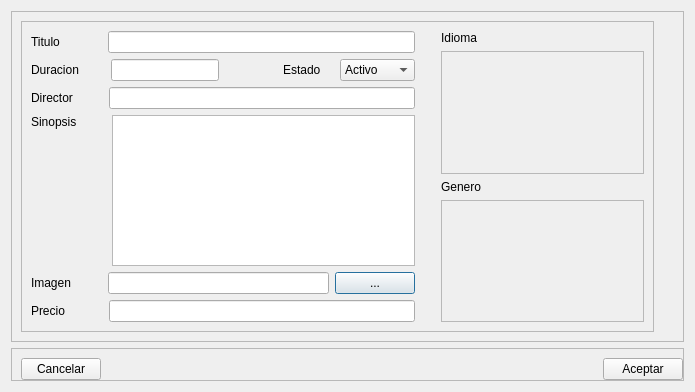
<?xml version="1.0" encoding="UTF-8"?>
<ui version="4.0">
 <class>DialogEditMovie</class>
 <widget class="QDialog" name="DialogEditMovie">
  <property name="geometry">
   <rect>
    <x>0</x>
    <y>0</y>
    <width>695</width>
    <height>392</height>
   </rect>
  </property>
  <property name="windowTitle">
   <string>Editar Pelicula</string>
  </property>
  <layout class="QVBoxLayout" name="verticalLayout">
   <item>
    <widget class="QScrollArea" name="scrollArea">
     <property name="widgetResizable">
      <bool>true</bool>
     </property>
     <widget class="QWidget" name="scrollAreaWidgetContents">
      <property name="geometry">
       <rect>
        <x>0</x>
        <y>0</y>
        <width>675</width>
        <height>334</height>
       </rect>
      </property>
      <layout class="QHBoxLayout" name="horizontalLayout_4">
       <item>
        <layout class="QHBoxLayout" name="horizontalLayout_2">
         <item>
          <widget class="QFrame" name="frame">
           <property name="styleSheet">
            <string notr="true"/>
           </property>
           <property name="frameShape">
            <enum>QFrame::StyledPanel</enum>
           </property>
           <property name="frameShadow">
            <enum>QFrame::Raised</enum>
           </property>
           <layout class="QHBoxLayout" name="horizontalLayout_10">
            <item>
             <layout class="QVBoxLayout" name="verticalLayout_3">
              <item>
               <layout class="QHBoxLayout" name="horizontalLayout_3">
                <item>
                 <widget class="QLabel" name="label">
                  <property name="text">
                   <string>Titulo</string>
                  </property>
                 </widget>
                </item>
                <item>
                 <spacer name="horizontalSpacer_2">
                  <property name="orientation">
                   <enum>Qt::Horizontal</enum>
                  </property>
                  <property name="sizeType">
                   <enum>QSizePolicy::Fixed</enum>
                  </property>
                  <property name="sizeHint" stdset="0">
                   <size>
                    <width>42</width>
                    <height>20</height>
                   </size>
                  </property>
                 </spacer>
                </item>
                <item>
                 <widget class="QLineEdit" name="lineTitle"/>
                </item>
               </layout>
              </item>
              <item>
               <layout class="QHBoxLayout" name="horizontalLayout_5">
                <item>
                 <widget class="QLabel" name="label_2">
                  <property name="text">
                   <string>Duracion</string>
                  </property>
                 </widget>
                </item>
                <item>
                 <spacer name="horizontalSpacer_6">
                  <property name="orientation">
                   <enum>Qt::Horizontal</enum>
                  </property>
                  <property name="sizeType">
                   <enum>QSizePolicy::Fixed</enum>
                  </property>
                  <property name="sizeHint" stdset="0">
                   <size>
                    <width>26</width>
                    <height>20</height>
                   </size>
                  </property>
                 </spacer>
                </item>
                <item>
                 <widget class="QLineEdit" name="lineDuration">
                  <property name="text">
                   <string/>
                  </property>
                 </widget>
                </item>
                <item>
                 <spacer name="horizontalSpacer_4">
                  <property name="orientation">
                   <enum>Qt::Horizontal</enum>
                  </property>
                  <property name="sizeType">
                   <enum>QSizePolicy::Fixed</enum>
                  </property>
                  <property name="sizeHint" stdset="0">
                   <size>
                    <width>58</width>
                    <height>20</height>
                   </size>
                  </property>
                 </spacer>
                </item>
                <item>
                 <widget class="QLabel" name="label_5">
                  <property name="text">
                   <string>Estado</string>
                  </property>
                 </widget>
                </item>
                <item>
                 <spacer name="horizontalSpacer_5">
                  <property name="orientation">
                   <enum>Qt::Horizontal</enum>
                  </property>
                  <property name="sizeType">
                   <enum>QSizePolicy::Fixed</enum>
                  </property>
                  <property name="sizeHint" stdset="0">
                   <size>
                    <width>13</width>
                    <height>20</height>
                   </size>
                  </property>
                 </spacer>
                </item>
                <item>
                 <widget class="QComboBox" name="comboState">
                  <item>
                   <property name="text">
                    <string>Activo</string>
                   </property>
                  </item>
                  <item>
                   <property name="text">
                    <string>Inactivo</string>
                   </property>
                  </item>
                  <item>
                   <property name="text">
                    <string>Proximo</string>
                   </property>
                  </item>
                 </widget>
                </item>
               </layout>
              </item>
              <item>
               <layout class="QHBoxLayout" name="horizontalLayout_6">
                <item>
                 <widget class="QLabel" name="label_3">
                  <property name="text">
                   <string>Director</string>
                  </property>
                 </widget>
                </item>
                <item>
                 <spacer name="horizontalSpacer_3">
                  <property name="orientation">
                   <enum>Qt::Horizontal</enum>
                  </property>
                  <property name="sizeType">
                   <enum>QSizePolicy::Fixed</enum>
                  </property>
                  <property name="sizeHint" stdset="0">
                   <size>
                    <width>30</width>
                    <height>20</height>
                   </size>
                  </property>
                 </spacer>
                </item>
                <item>
                 <widget class="QLineEdit" name="lineDirector"/>
                </item>
               </layout>
              </item>
              <item>
               <layout class="QHBoxLayout" name="horizontalLayout_7">
                <item>
                 <layout class="QVBoxLayout" name="verticalLayout_2">
                  <item>
                   <widget class="QLabel" name="label_4">
                    <property name="text">
                     <string>Sinopsis</string>
                    </property>
                   </widget>
                  </item>
                  <item>
                   <spacer name="verticalSpacer">
                    <property name="orientation">
                     <enum>Qt::Vertical</enum>
                    </property>
                    <property name="sizeHint" stdset="0">
                     <size>
                      <width>20</width>
                      <height>58</height>
                     </size>
                    </property>
                   </spacer>
                  </item>
                 </layout>
                </item>
                <item>
                 <spacer name="horizontalSpacer_7">
                  <property name="orientation">
                   <enum>Qt::Horizontal</enum>
                  </property>
                  <property name="sizeType">
                   <enum>QSizePolicy::Fixed</enum>
                  </property>
                  <property name="sizeHint" stdset="0">
                   <size>
                    <width>29</width>
                    <height>20</height>
                   </size>
                  </property>
                 </spacer>
                </item>
                <item>
                 <widget class="QPlainTextEdit" name="plainSynopsis">
                  <property name="plainText">
                   <string/>
                  </property>
                 </widget>
                </item>
               </layout>
              </item>
              <item>
               <layout class="QHBoxLayout" name="horizontalLayout">
                <item>
                 <widget class="QLabel" name="label_7">
                  <property name="text">
                   <string>Imagen</string>
                  </property>
                 </widget>
                </item>
                <item>
                 <spacer name="horizontalSpacer_8">
                  <property name="orientation">
                   <enum>Qt::Horizontal</enum>
                  </property>
                  <property name="sizeType">
                   <enum>QSizePolicy::Fixed</enum>
                  </property>
                  <property name="sizeHint" stdset="0">
                   <size>
                    <width>31</width>
                    <height>20</height>
                   </size>
                  </property>
                 </spacer>
                </item>
                <item>
                 <widget class="QLineEdit" name="lineImage"/>
                </item>
                <item>
                 <widget class="QPushButton" name="pushImage">
                  <property name="text">
                   <string>...</string>
                  </property>
                 </widget>
                </item>
               </layout>
              </item>
              <item>
               <layout class="QHBoxLayout" name="horizontalLayout_8">
                <item>
                 <widget class="QLabel" name="label_6">
                  <property name="text">
                   <string>Precio</string>
                  </property>
                 </widget>
                </item>
                <item>
                 <spacer name="horizontalSpacer_9">
                  <property name="orientation">
                   <enum>Qt::Horizontal</enum>
                  </property>
                  <property name="sizeType">
                   <enum>QSizePolicy::Fixed</enum>
                  </property>
                  <property name="sizeHint" stdset="0">
                   <size>
                    <width>38</width>
                    <height>20</height>
                   </size>
                  </property>
                 </spacer>
                </item>
                <item>
                 <widget class="QLineEdit" name="lineCost">
                  <property name="text">
                   <string/>
                  </property>
                 </widget>
                </item>
               </layout>
              </item>
             </layout>
            </item>
            <item>
             <spacer name="horizontalSpacer_11">
              <property name="orientation">
               <enum>Qt::Horizontal</enum>
              </property>
              <property name="sizeType">
               <enum>QSizePolicy::Fixed</enum>
              </property>
              <property name="sizeHint" stdset="0">
               <size>
                <width>20</width>
                <height>20</height>
               </size>
              </property>
             </spacer>
            </item>
            <item>
             <layout class="QVBoxLayout" name="verticalLayout_6">
              <item>
               <layout class="QVBoxLayout" name="verticalLayout_4">
                <item>
                 <widget class="QLabel" name="label_9">
                  <property name="text">
                   <string>Idioma</string>
                  </property>
                 </widget>
                </item>
                <item>
                 <widget class="QScrollArea" name="scrollIdioma">
                  <property name="widgetResizable">
                   <bool>true</bool>
                  </property>
                  <widget class="QWidget" name="idiomas">
                   <property name="geometry">
                    <rect>
                     <x>0</x>
                     <y>0</y>
                     <width>183</width>
                     <height>120</height>
                    </rect>
                   </property>
                  </widget>
                 </widget>
                </item>
               </layout>
              </item>
              <item>
               <layout class="QVBoxLayout" name="verticalLayout_5">
                <item>
                 <widget class="QLabel" name="label_8">
                  <property name="text">
                   <string>Genero</string>
                  </property>
                 </widget>
                </item>
                <item>
                 <widget class="QScrollArea" name="scrollGenero">
                  <property name="widgetResizable">
                   <bool>true</bool>
                  </property>
                  <widget class="QWidget" name="generos">
                   <property name="geometry">
                    <rect>
                     <x>0</x>
                     <y>0</y>
                     <width>183</width>
                     <height>120</height>
                    </rect>
                   </property>
                  </widget>
                 </widget>
                </item>
               </layout>
              </item>
             </layout>
            </item>
           </layout>
          </widget>
         </item>
         <item>
          <spacer name="horizontalSpacer">
           <property name="orientation">
            <enum>Qt::Horizontal</enum>
           </property>
           <property name="sizeType">
            <enum>QSizePolicy::Fixed</enum>
           </property>
           <property name="sizeHint" stdset="0">
            <size>
             <width>20</width>
             <height>20</height>
            </size>
           </property>
          </spacer>
         </item>
        </layout>
       </item>
      </layout>
     </widget>
    </widget>
   </item>
   <item>
    <widget class="QFrame" name="frame_2">
     <property name="styleSheet">
      <string notr="true"/>
     </property>
     <property name="frameShape">
      <enum>QFrame::StyledPanel</enum>
     </property>
     <property name="frameShadow">
      <enum>QFrame::Raised</enum>
     </property>
     <layout class="QHBoxLayout" name="horizontalLayout_9">
      <property name="spacing">
       <number>0</number>
      </property>
      <property name="rightMargin">
       <number>0</number>
      </property>
      <property name="bottomMargin">
       <number>0</number>
      </property>
      <item>
       <widget class="QPushButton" name="cancelar">
        <property name="text">
         <string>Cancelar</string>
        </property>
       </widget>
      </item>
      <item>
       <spacer name="horizontalSpacer_10">
        <property name="orientation">
         <enum>Qt::Horizontal</enum>
        </property>
        <property name="sizeHint" stdset="0">
         <size>
          <width>40</width>
          <height>20</height>
         </size>
        </property>
       </spacer>
      </item>
      <item>
       <widget class="QPushButton" name="aceptar">
        <property name="text">
         <string>Aceptar</string>
        </property>
       </widget>
      </item>
     </layout>
    </widget>
   </item>
  </layout>
 </widget>
 <resources/>
 <connections/>
</ui>
